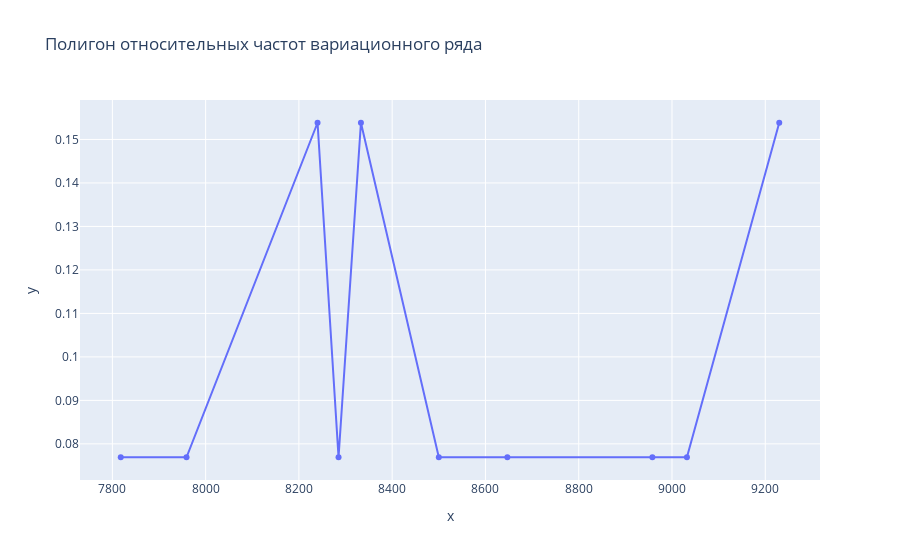

The code cell stored with this chart in its notebook:
### Markdown cell above
### Полигон относительных частот вариационного ряда

### Code cell
fig = px.line(x=unique, y=rel_freq.iloc[0], markers=True, title='Полигон относительных частот вариационного ряда')
fig.show()

### Figure 1 — Plotly figure (JSON) as saved in the notebook; plotly's stock layout.template omitted (floating-point values rounded to 4 significant figures)
{"data": [{"hovertemplate": "x=%{x}<br>y=%{y}<extra></extra>", "legendgroup": "", "line": {"color": "#636efa", "dash": "solid"}, "marker": {"symbol": "circle"}, "mode": "markers+lines", "name": "", "orientation": "v", "showlegend": false, "type": "scatter", "x": [7818, 7959, 8240, 8285, 8333, 8500, 8647, 8958, 9032, 9230], "xaxis": "x", "y": [0.07692, 0.07692, 0.1538, 0.07692, 0.1538, 0.07692, 0.07692, 0.07692, 0.07692, 0.1538], "yaxis": "y"}], "layout": {"legend": {"tracegroupgap": 0}, "title": {"text": "Полигон относительных частот вариационного ряда"}, "xaxis": {"anchor": "y", "domain": [0, 1], "title": {"text": "x"}}, "yaxis": {"anchor": "x", "domain": [0, 1], "title": {"text": "y"}}}}
